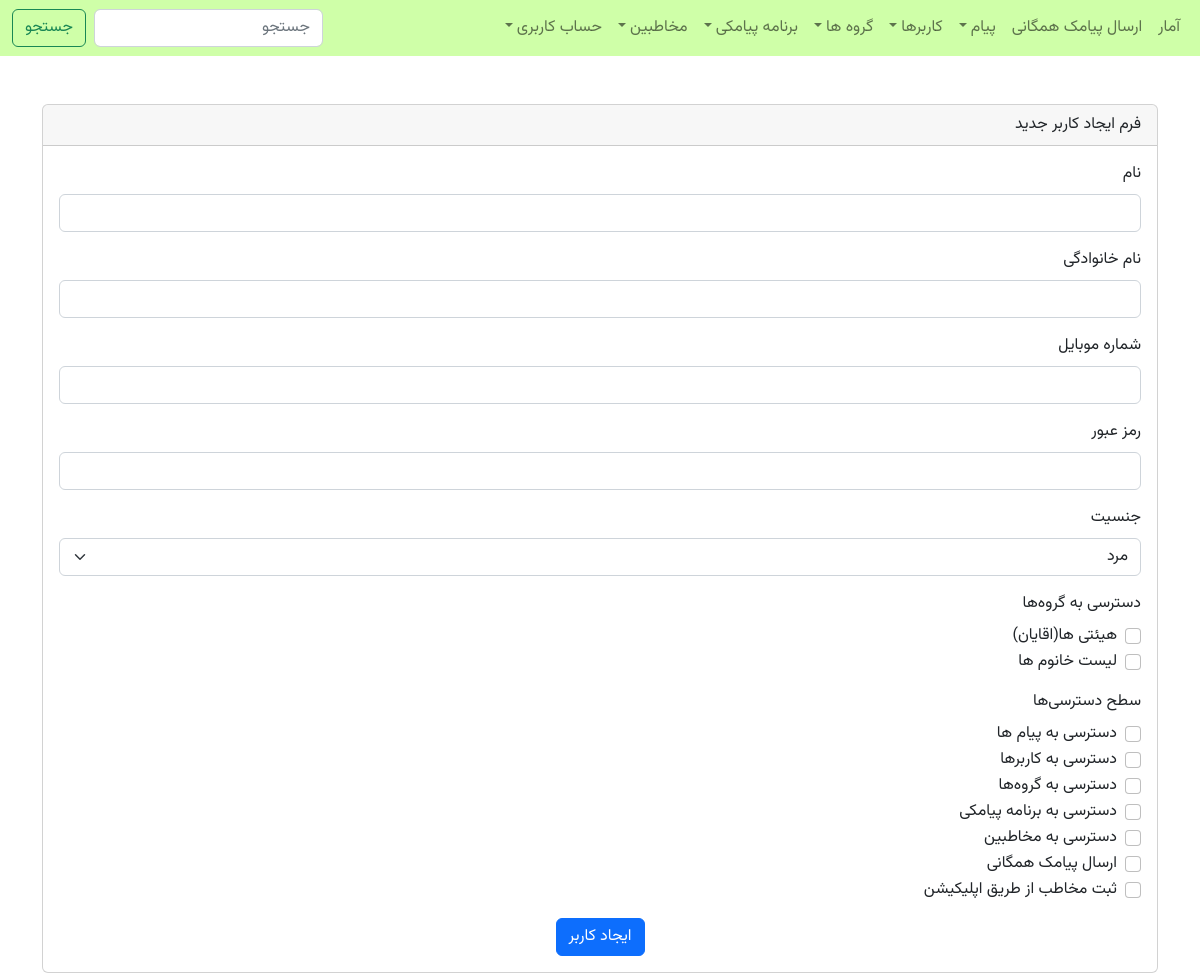
Page /accounts/user_create/ (signed in) on the earlier database version.
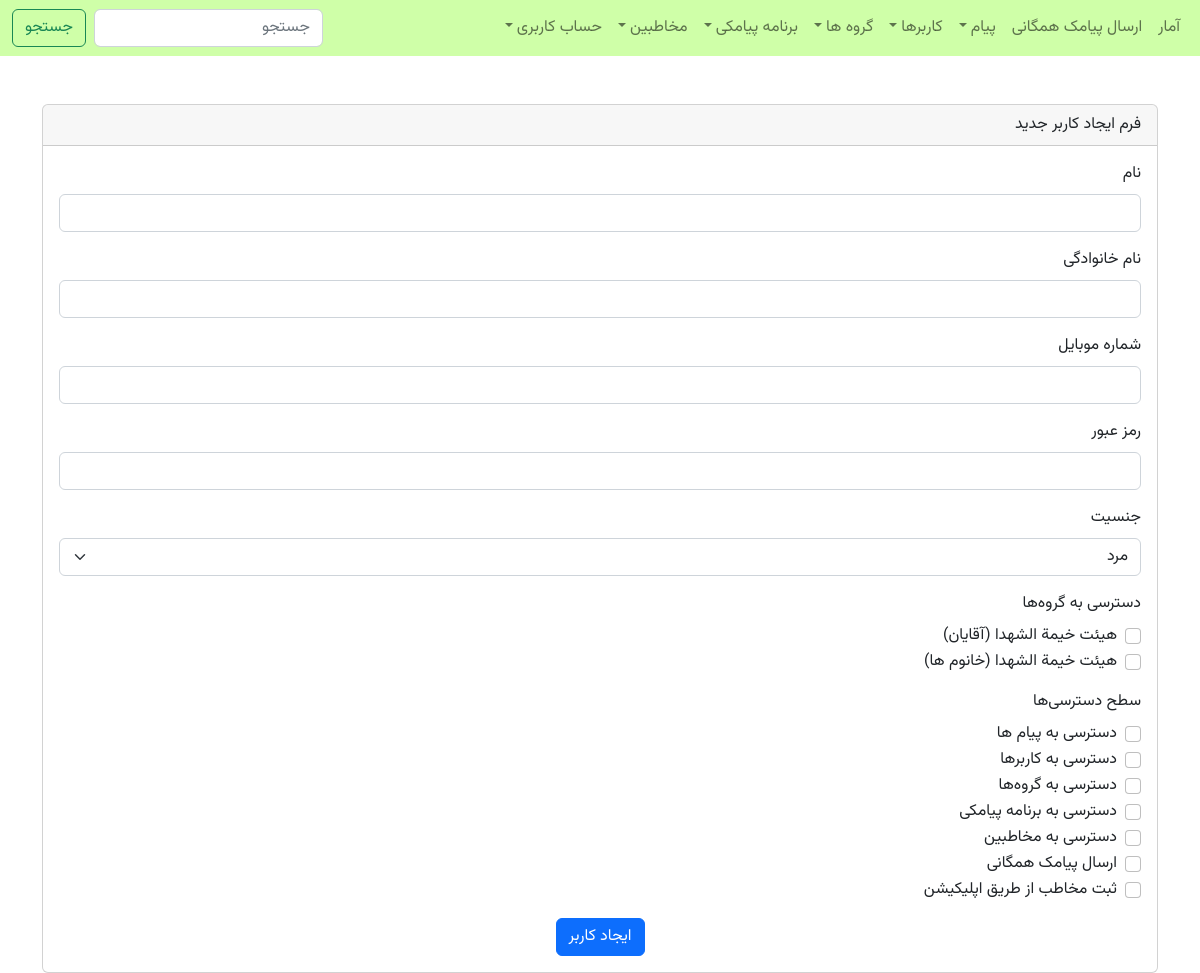
Same page on the later database version.
### organizations/models.py (models this page shows, shortened)
class Group(models.Model):
    name = models.CharField(max_length=255, verbose_name="نام گروه")
    organization = models.ForeignKey(Organization, on_delete=models.CASCADE, verbose_name="سازمان",
                                     related_name='groups')
    created_at = models.DateTimeField(default=timezone.now, verbose_name="تاریخ ایجاد", blank=True, null=True)
    description = models.TextField(blank=True, null=True, verbose_name="توضیحات درباره گروه")
    class Meta:
        verbose_name = 'گروه'
        verbose_name_plural = 'گروه‌ها'

### accounts/views.py (the view, shortened to what this page needs)
# urls.py: path('user_create/', UserCreateView.as_view(), name='user_create'),
class UserCreateView(UserAccessRequiredMixin, View):
    def get(self, request):
        groups = Group.objects.filter(organization_id=request.user.organization.id)
        return render(request, 'accounts/user_create.html', {
            'message': '',
            'data': {
                'groups': groups,
                'selected_groups': [],  # در ابتدا گروه‌های انتخابی خالی است
                'access_controls': {  # دسترسی‌ها به صورت False به طور پیش‌فرض
                    'can_access_messages': False,
                    'can_access_users': False,
                    'can_access_groups': False,
                    'can_access_sms_program': False,
                    'can_access_contacts': False,
                    'can_send_bulk_sms': False,
                    'can_add_contacts': False
                }
            }
        })

### accounts/mixins.py (called while the page is built)
    @method_decorator(login_required)
    def dispatch(self, request, *args, **kwargs):
        if not request.user.can_access_users:
            raise PermissionDenied("شما مجاز به دسترسی به این صفحه نیستید.")
        return super().dispatch(request, *args, **kwargs)

### accounts/templates/accounts/user_create.html (shortened to what the changed rows need)
{% extends 'base.html' %}
{% load static %}
{% block content %}
    <div class="container mt-5">
        <div class="card">
            <div class="card-body">
                <form method="post">
                    <div class="mb-3">
                        {% for group in data.groups %}
                            <div class="form-check">
                                <input class="form-check-input" type="checkbox" id="group_{{ group.id }}" name="group"
                                       value="{{ group.id }}"
                                       {% if group.id in data.selected_groups %}checked{% endif %}>
                                <label class="form-check-label" for="group_{{ group.id }}">{{ group.name }}</label>
                            </div>
                        {% endfor %}
                    </div>
                </form>
            </div>
        </div>
    </div>
{% endblock %}

Differences in the rows shown:
removed Group: name "هیئتی ها(اقایان)"
removed Group: name "لیست خانوم ها"
added Group: name "هیئت خيمة الشهدا (آقایان)"
added Group: name "هیئت خيمة الشهدا (خانوم ها)"
